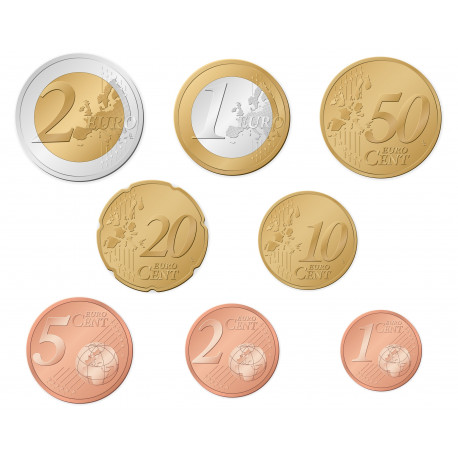
//> input picture projetImage1.jpg, 458 x 458 px
$ ./main   (built with g++ and OpenCV 4)
//> lines starting //> are read from the running program, lines starting //| are printed output that depends on the picture; after the words box and inside, x2 and y2 are one past the last pixel; in counts of white or black regions, pixels touching at a corner belong together
#include <opencv2/imgcodecs.hpp>
#include <opencv2/imgproc.hpp>
#include <iostream>
#include <vector>
#include <opencv2/highgui/highgui.hpp>
#include <opencv2/core/core.hpp>
#include <opencv2/features2d/features2d.hpp>

using namespace cv;
using namespace std;

int main() {

	//IMPORTING THE IMAGE//

	Mat image, img_gray;

	string path = "Resources/projetImage1.jpg"; // Medium Image
	//string path = "Resources/imput.jpg"; // Small Image
	//string path = "Resources/input.jpg"; // Large Image


	image = imread(path);
//> image is the input picture: 458 rows x 458 cols, CV_8UC3; mean B, G, R 213.2, 228.2, 240.5
	resize(image, image, Size(500, 500), INTER_LINEAR);
//> image: 500 rows x 500 cols, CV_8UC3

	if (image.empty()) {
		return EXIT_FAILURE;
	}

	//----------------------------------------------------//

	//CONVERT TO GRAY IMAGE//

	cvtColor(image, img_gray, COLOR_BGR2GRAY);
	//imshow("Converted to Gray", img_gray);

	//----------------------------------------------------//

	//USING A MEDIAN FILTER//

	medianBlur(img_gray, img_gray, 5);
	//imshow("Applying Median Filter", img_gray);

	//----------------------------------------------------//

	//ERODE AND DILATE//

	Mat element = getStructuringElement(MORPH_RECT, Size(3, 3));
	int iteration = 9;
	morphologyEx(img_gray, img_gray, MORPH_ERODE, element, Point(-1, -1), iteration);
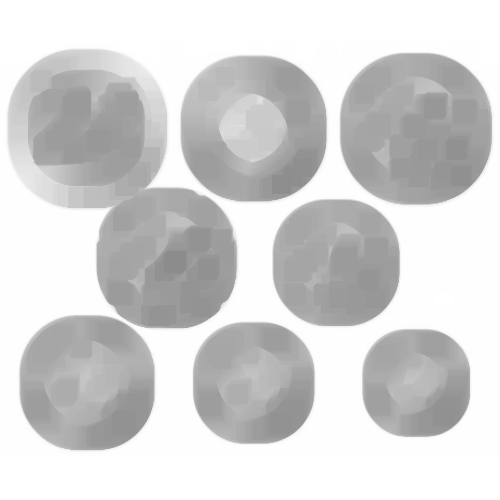
//> img_gray: 500 rows x 500 cols, CV_8UC1; min 140, max 255, mean 211.5
	morphologyEx(img_gray, img_gray, MORPH_DILATE, element, Point(-1, -1), iteration);
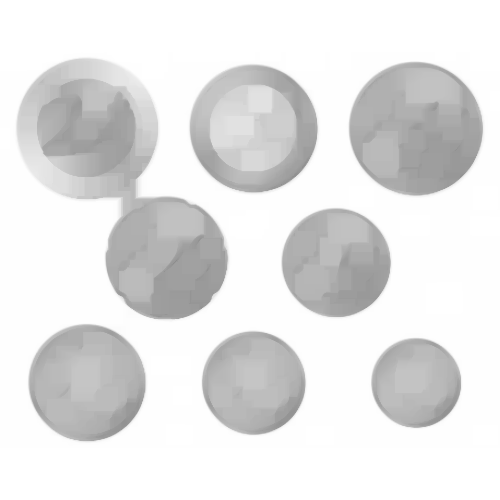
//> img_gray: 500 rows x 500 cols, CV_8UC1; min 140, max 255, mean 227.9
	//imshow("After eroding and dilating", img_gray);

	//----------------------------------------------------//

	//NORMALIZE AND EQUALIZE//

	normalize(img_gray, img_gray, 0, 200, NORM_MINMAX);
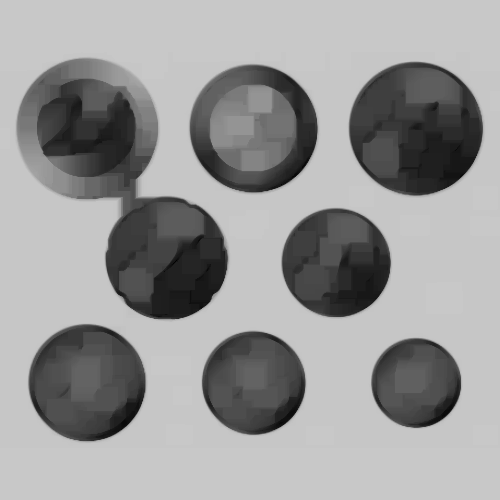
//> img_gray: 500 rows x 500 cols, CV_8UC1; min 0, max 200, mean 152.9
	//equalizeHist(img_gray, img_gray);
	//imshow("After normalizing", img_gray);

	//----------------------------------------------------//

	//CANNY DETECTION//

	//Canny(img_gray, img_gray, 100, 200);
	imshow("Final image before Hough", img_gray);

	//----------------------------------------------------//

	//DRAWING HOUGH CIRCLES//

	vector<Vec3f> coins;
	HoughCircles(img_gray, coins, HOUGH_GRADIENT, 1, img_gray.rows / 16, 100, 30, 1, img_gray.rows / 4);
//> coins = 8 circles (x, y, radius): [415.5, 128.5, 66.5], [335.5, 262.5, 54.8], [87.5, 128.5, 70.7], [253.5, 382.5, 51.1], [252.5, 128.5, 63.6], [86.5, 382.5, 59], [166.5, 258.5, 61.2], [416.5, 382.5, 44.4]

	int l = coins.size();
//> l = 8

	cout << "\n There are " << l << " coins detected.\n" << endl;
//|  There are 8 coins detected.

	float TotalMoney = 0;
	float Maxradius = 0;
	float ratio;

	for (size_t i = 0; i < l; i++)
	{
		Vec3i c = coins[i];
		float radius = c[2];
		cout << "Radius " << i << " is " << c[2] << ".\n" << endl;
		if (Maxradius < radius) { Maxradius = radius; }

	}
//> this loop made 8 passes
//> (c, radius, Maxradius) on passes 1, 3: ([416, 128, 66], 66, 66), ([88, 128, 71], 71, 71)
//> (c, radius) on passes 2, 4, 5, 6, 7, 8: ([336, 262, 55], 55), ([254, 382, 51], 51), ([252, 128, 64], 64), ([86, 382, 59], 59), ([166, 258, 61], 61), ([416, 382, 44], 44)
//| Radius 0 is 66.
//| Radius 1 is 55.
//| Radius 2 is 71.
//| Radius 3 is 51.
//| Radius 4 is 64.
//| Radius 5 is 59.
//| Radius 6 is 61.
//| Radius 7 is 44.
//> after the loop, Maxradius = 71

	//----------------------------------------------------//

	//IDENTIFYING THE COIN VALUES AND THE TOTAL VALUE//

	for (size_t i = 0; i < l; i++)
	{
		Vec3i c = coins[i];
		Point center = Point(c[0], c[1]);

		float radius= c[2];
		ratio = radius / Maxradius;

		if (ratio > 0.6) { circle(image, center, 3, Scalar(0, 255, 0), -1, 8, 0); }

		if (ratio > 0.6) { circle(image, center, radius, Scalar(0, 0, 255), 3, 8, 0); }

		//imshow("Hough Circles", image);

		cout << "\n Ratio " << i << " is equal to " << ratio << ".\n" << endl;

		if (ratio < 0.6) { putText(image, " ", Point(center.x - radius, center.y + radius + 15), FONT_HERSHEY_SIMPLEX, 0.7, Scalar(0, 0, 0), 0.4, LINE_AA); }
		if (ratio > 0.6 && ratio <= 0.675) { putText(image, "1 Cent", Point(center.x - radius, center.y + radius + 15), FONT_HERSHEY_SIMPLEX, 0.7, Scalar(50, 205, 50), 0.4, LINE_AA); TotalMoney += 0.01; }
		if (ratio > 0.675 && ratio <= 0.75) { putText(image, "2 Cents", Point(center.x - radius, center.y + radius + 15), FONT_HERSHEY_SIMPLEX, 0.7, Scalar(50, 205, 50), 0.4, LINE_AA); TotalMoney += 0.02; }
		if (ratio > 0.8 && ratio <= 0.84) { putText(image, "5 Cents", Point(center.x - radius, center.y + radius + 15), FONT_HERSHEY_SIMPLEX, 0.7, Scalar(50, 205, 50), 0.4, LINE_AA); TotalMoney += 0.05; }
		if (ratio > 0.75 && ratio <= 0.8) { putText(image, "10 Cents", Point(center.x - radius, center.y + radius + 15), FONT_HERSHEY_SIMPLEX, 0.7, Scalar(50, 205, 50), 0.4, LINE_AA); TotalMoney += 0.1; }
		if (ratio > 0.84 && ratio <= 0.875) { putText(image, "20 Cents", Point(center.x - radius, center.y + radius + 15), FONT_HERSHEY_SIMPLEX, 0.7, Scalar(50, 205, 50), 0.4, LINE_AA); TotalMoney += 0.2; }
		if (ratio > 0.925 && ratio <= 0.975) { putText(image, "50 Cents", Point(center.x - radius, center.y + radius + 15), FONT_HERSHEY_SIMPLEX, 0.7, Scalar(50, 205, 50), 0.4, LINE_AA); TotalMoney += 0.5; }
		if (ratio > 0.875 && ratio <= 0.925) { putText(image, "1 Euro", Point(center.x - radius, center.y + radius + 15), FONT_HERSHEY_SIMPLEX, 0.7, Scalar(50, 205, 50), 0.4, LINE_AA); TotalMoney += 1; }
		if (ratio > 0.975) { putText(image, "2 Euros", Point(center.x - radius, center.y + radius + 15), FONT_HERSHEY_SIMPLEX, 0.7, Scalar(50, 205, 50), 0.4, LINE_AA); TotalMoney += 2; }
		if (ratio > 1.05) { putText(image, " ", Point(center.x - radius, center.y + radius + 15), FONT_HERSHEY_SIMPLEX, 0.7, Scalar(50, 205, 50), 0.4, LINE_AA); }
	}
//> this loop made 8 passes
//> (center, radius, ratio, TotalMoney) on passes 1 to 8: (Point(416, 128), 66, 0.93, 0.5), (Point(336, 262), 55, 0.775, 0.6), (Point(88, 128), 71, 1, 2.6), (Point(254, 382), 51, 0.718, 2.62), (Point(252, 128), 64, 0.901, 3.62), (Point(86, 382), 59, 0.831, 3.67), (Point(166, 258), 61, 0.859, 3.87), (Point(416, 382), 44, 0.62, 3.88)
//|  Ratio 0 is equal to 0.929577.
//|  Ratio 1 is equal to 0.774648.
//|  Ratio 2 is equal to 1.
//|  Ratio 3 is equal to 0.71831.
//|  Ratio 4 is equal to 0.901408.
//|  Ratio 5 is equal to 0.830986.
//|  Ratio 6 is equal to 0.859155.
//|  Ratio 7 is equal to 0.619718.
//> pass 1, `putText(image, "50 Cents", Point(center.x - radius, center.y + radius `:
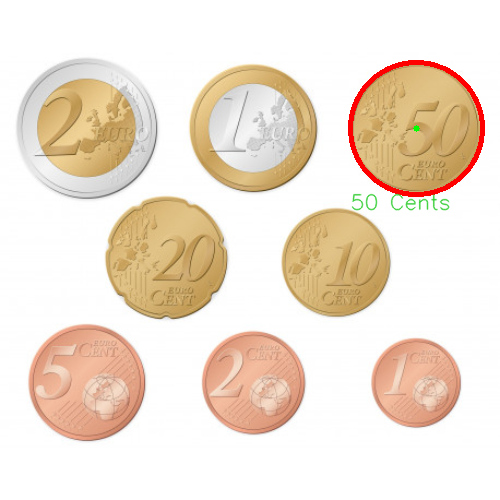
//> image: 500 rows x 500 cols, CV_8UC3; mean B, G, R 211.6, 226.5, 240.5
//> pass 3, `putText(image, "2 Euros", Point(center.x - radius, center.y + radius +`:
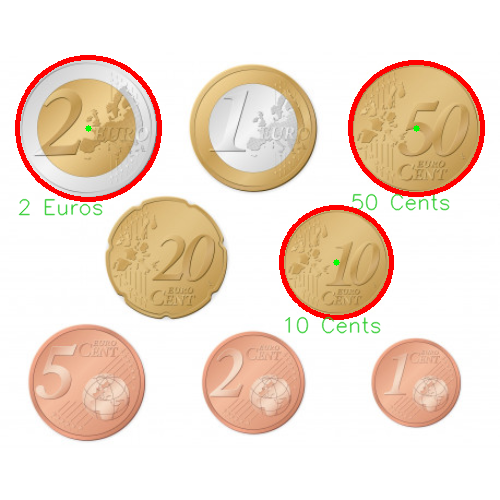
//> image: 500 rows x 500 cols, CV_8UC3; mean B, G, R 207.7, 222.8, 240.5
//> after the loop:
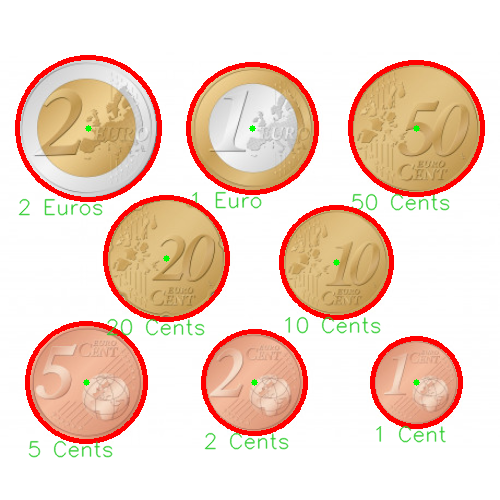
//> image: 500 rows x 500 cols, CV_8UC3; 4.5% of pixels changed, all inside (x1, y1, x2, y2) = (25, 62, 463, 458)
//> after the loop, TotalMoney = 3.88

	putText(image, "Total value is " + to_string(TotalMoney) + " euros.", Point(image.cols / 10, image.rows / 10), FONT_HERSHEY_SIMPLEX, 0.7, Scalar(0, 0, 255), 0.6, LINE_AA);
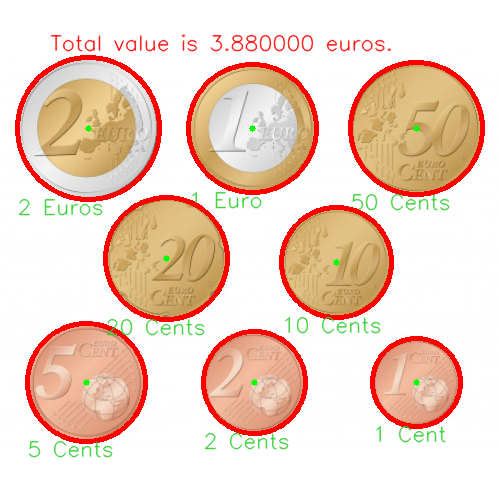
//> image: 500 rows x 500 cols, CV_8UC3; 0.87% of pixels changed, all inside (x1, y1, x2, y2) = (50, 34, 392, 52)

	//----------------------------------------------------//

	imshow("Images depicting the value of each coin along with the total value", image);
	waitKey();

	return EXIT_SUCCESS;
}

$ run again, with imput2.jpg copied over projetImage1.jpg
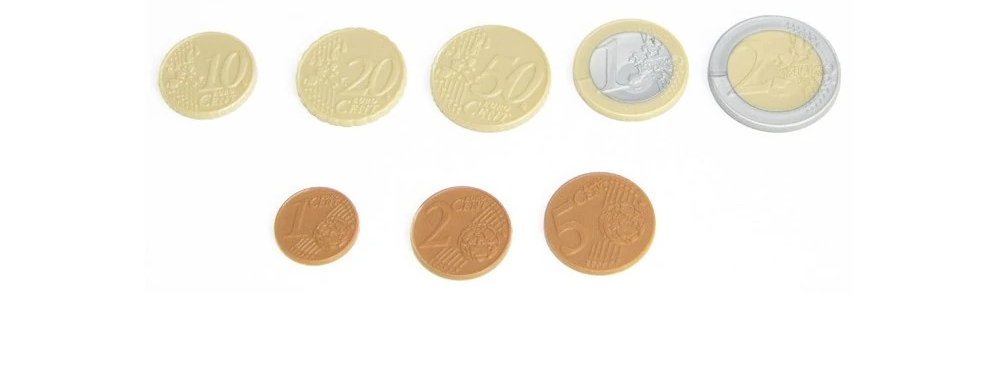
//> input picture imput2.jpg, 1000 x 385 px
//> image is the input picture: 385 rows x 1000 cols, CV_8UC3; mean B, G, R 235.2, 242.7, 246.7
//> `normalize(img_gray, img_gray, 0, 200, NORM_MINMAX);`:
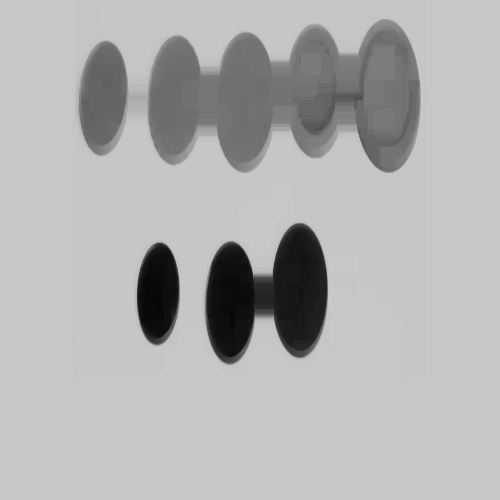
//> img_gray: 500 rows x 500 cols, CV_8UC1; min 0, max 200, mean 177.4
//> coins = 1 circle (x, y, radius): [315.5, 120.5, 14.1]
//> l = 1
//|  There are 1 coins detected.
//> the loop `for (size_t i = 0; i < l; i++)` made 1 pass
//> (c, radius, Maxradius) on pass 1: ([316, 120, 14], 14, 14)
//> (printed output is left out)
//> after the loop `for (size_t i = 0; i < l; i++)`: Maxradius = 14
//> the loop `for (size_t i = 0; i < l; i++)` made 1 pass
//> (center, radius, ratio, TotalMoney) on pass 1: (Point(316, 120), 14, 1, 2)
//> (printed output is left out)
//> after the loop `for (size_t i = 0; i < l; i++)`: TotalMoney = 2
//> `putText(image, "Total value is " + to_string(TotalMoney) + " euros.", ..`:
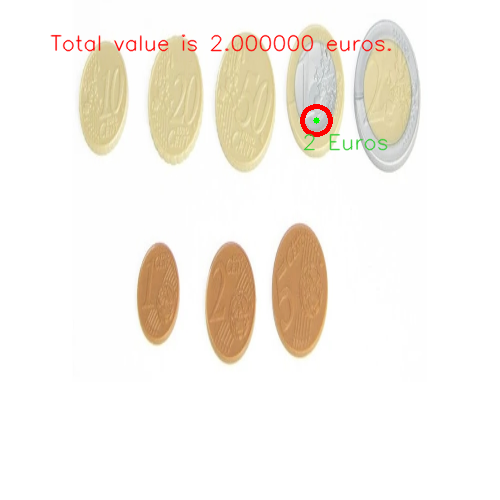
//> image: 500 rows x 500 cols, CV_8UC3; mean B, G, R 233.9, 241.4, 246.6
